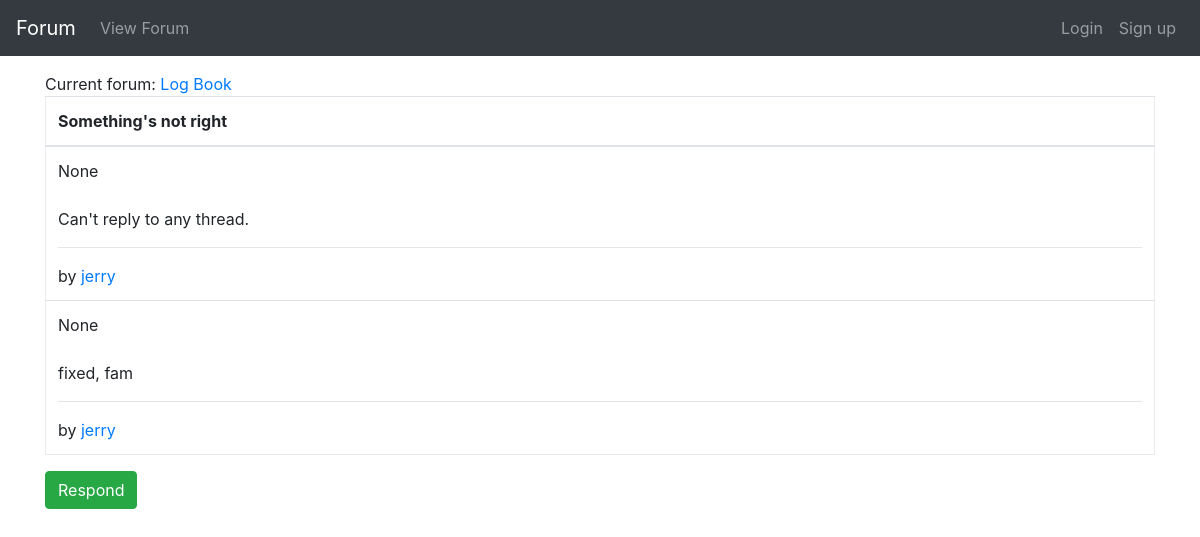
Page /forumapp/forum/1/thread/21 on the earlier database version.
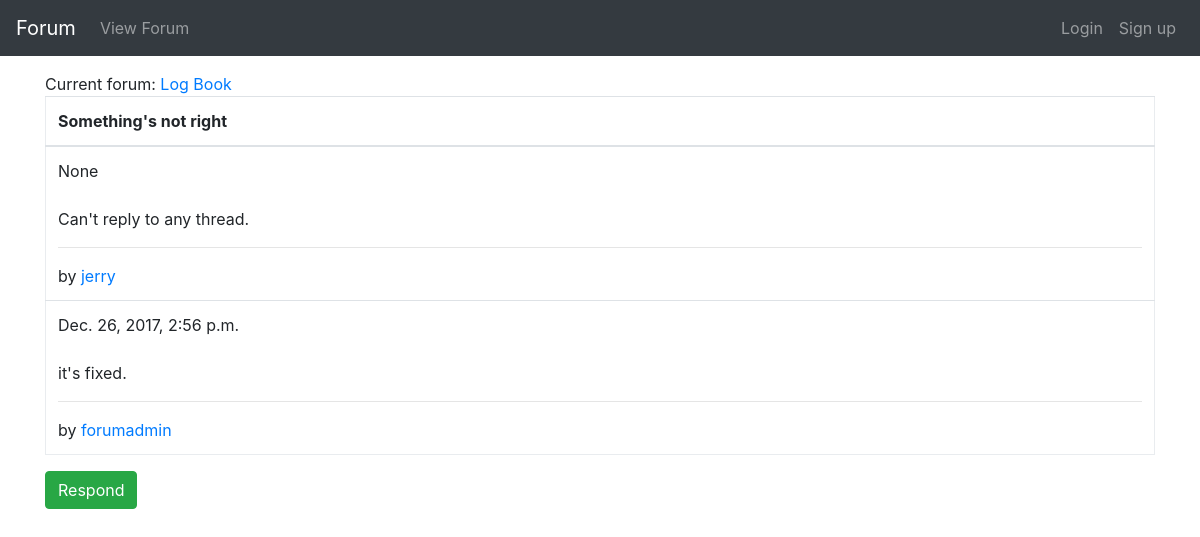
Same page on the later database version.
### forumapp/models.py (models this page shows, shortened)
class Forum(models.Model):
    name = models.CharField(max_length=30, unique=True)
    description = models.TextField(max_length=200)
    section = models.ForeignKey(
        ForumSection,
        null=True,
        on_delete=models.CASCADE
    )

class Thread(models.Model):
    name = models.CharField(max_length=100)
    forum = models.ForeignKey(Forum, null=True, on_delete=models.CASCADE)
    def __str__(self):
        return self.name
    class Meta:
        permissions = [
            ('can_remove_any_thread', 'Can remove ANY thread.'),
        ]

class ThreadResponse(models.Model):
    thread = models.ForeignKey(Thread, null=True, on_delete=models.CASCADE)
    created_datetime = models.DateTimeField(null=True)
    responder = models.ForeignKey(User, null=True, on_delete=models.CASCADE)
    message = models.TextField(max_length=1000)
    class Meta:
        permissions = [
            ('can_remove_any_response', 'Can remove ANY response.')
        ]
    def __str__(self):
        return self.message

### forumapp/views.py (the view)
def thread_view(request, fpk, tpk):
    thread = Thread.objects.get(id=tpk)
    parent_forum = Forum.objects.get(id=fpk)
    response_list = ThreadResponse.objects.filter(
        thread=tpk,
        thread__forum=fpk
    ).order_by(
        'created_datetime'
    )
    can_delete_thread = response_list[0].responder == request.user or \
                        request.user.has_perm("forumapp.can_remove_any_thread")
    return render(
        request,
        'forumapp/thread.html',
        context={
            'thread': thread,
            'response_list': response_list,
            'forum': parent_forum,
            'can_delete_thread': can_delete_thread,
        }
    )

### forumapp/templatetags/forumapp_extras.py (called while the page is built)
@register.filter(name='can_remove_response')
def can_remove_response(response, user):
    return user == response.responder or \
           user.has_perm('forumapp.can_remove_any_response')

### forumapp/templates/forumapp/thread.html (shortened to what this page needs)
{% extends "forumapp/base.html" %}
{% load forumapp_extras %}
{% block content %}
<div>Current forum: <a href="{% url 'forum' forum.id %}">{{ forum.name }}</a></div>
{% if response_list %}
<table class="table forum-table">
    <thead>
    <tr>
        <th>{{ thread }}</th>
    </tr>
    </thead>
    <tbody>
    {% for response in response_list %}
    <tr>
        <td>
            {{ response.created_datetime }} <br/><br/>
            {{ response }}
            <hr/>
            by <a href="{% url 'user-view' response.responder.id %}">{{ response.responder }}</a>
        </td>
    </tr>
    {% endfor %}
    </tbody>
</table>
{% else %}
<div>The requested thread is non-existent on this forum.</div>
{% endif %}
<a href="{% url 'respond-thread' thread.forum.id thread.id %}"
   class="btn btn-success" role="button">Respond</a>
{% endblock %}

### forumapp/templates/forumapp/base.html (shortened to what this page needs)
<!doctype html>
<html>
<head>
    {% load static %}
    <link rel="stylesheet" type="text/css"
          href="{% static 'forumapp/css/style.css' %}"/>
    <link rel="stylesheet"
          href="https://maxcdn.bootstrapcdn.com/bootstrap/4.0.0-beta.2/css/bootstrap.min.css"
>
</head>
<body>
<nav class="navbar navbar-expand-md bg-dark navbar-dark">
    <a class="navbar-brand" href="{% url 'index' %}">Forum</a>
    <div class="collapse navbar-collapse" id="collapsibleNavbar">
        <ul class="navbar-nav">
            <li class="nav-item">
                <a class="nav-link" href="{% url 'forums' %}">View Forum</a>
            </li>
        </ul>
        <ul class="navbar-nav ml-auto">
            <li class="nav-item">
                {% if user.is_authenticated %}
                <a class="nav-link" href="{% url 'logout' %}">Logout</a>
                {% else %}
                <a class="nav-link" href="{% url 'login' %}">Login</a>
                {% endif %}
            </li>
            {% if user.is_authenticated %}
            <li class="nav-item">
                <a class="nav-link">Logged as {{ user }}</a>
            </li>
            {% else %}
            <li class="nav-item">
                <a class="nav-link" href="{% url 'signup' %}">Sign up</a>
            </li>
            {% endif %}
        </ul>
    </div>
</nav>
<div class="container">
    {% block content %}
    {% endblock %}
</div>
</body>
</html>

### forumapp/static/forumapp/css/style.css (style rules this page uses)
.forum-table { table-layout: fixed; border-collapse: collapse; border: 1px solid #e9ecef; }
nav { margin-bottom: 1rem; }

Differences in the rows shown:
removed ThreadResponse: created_datetime "None", message "fixed, fam", responder "jerry"
added ThreadResponse: created_datetime "Dec. 26, 2017, 2:56 p.m.", message "it's fixed.", responder "forumadmin"
